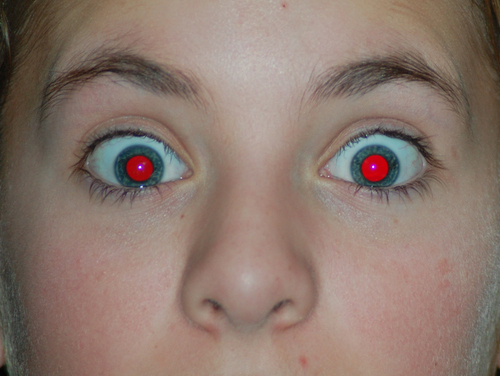
#> input picture data/example1.jpg, 500 x 376 px
$ python removeRedEye.py   (older library calls are emulated)
#> lines starting #> are read from the running program, lines starting #| are printed output that depends on the picture; after the words box and inside, x2 and y2 are one past the last pixel; in counts of white or black regions, pixels touching at a corner belong together
#!/usr/bin/python3
# -*- encoding: utf-8 -*-
"""
@File    : removeRedEye.py
@Time    : 2019/10/26 11:55
@Author  : yu zhou
@content : 实现对人脸照片中的红眼去除
@Software: PyCharm
"""
import cv2
import numpy as np

# 填充模板空洞的函数
def fillHoles(mask):
    maskFloodfill = mask.copy()
    h, w = maskFloodfill.shape[:2]
    maskTemp = np.zeros((h + 2, w + 2), np.uint8)
    cv2.floodFill(maskFloodfill, maskTemp, (0, 0), 255)
    mask2 = cv2.bitwise_not(maskFloodfill)
    return mask2 | mask

# 定义去红眼的函数，接受带有红眼的3通道图像，返回同样大小的图像
def removeRedEye(eye):
    eyeout = eye.copy()
    # 彩色图像分为rgb三个通道，opencv中imread得到的图像通道时bgr
    b = eye[:, :, 0]
    g = eye[:, :, 1]
    r = eye[:, :, 2]
    bg = cv2.add(b, g)
    # 去红眼模板
    mask = (r > 135) & (r > bg)
    # 类型转换
    mask = mask.astype(np.uint8) * 255
    # 使用flooddill和膨胀操作填充模板MASK中的空洞
    mask = fillHoles(mask)
    mask1 = cv2.dilate(mask, None, anchor=(-1, -1), iterations=3, borderType=1, borderValue=1)
    # if mask1.shape== mask.shape:
    #     print("ds")
    # 利用模板进行去红眼操作，使用了（b+g）/2替代r通道中超过阈值的pixel
    mean = bg / 2
    #mask = mask.astype(np.bool)[:, :, np.newaxis]
    mean = mean[:, :, np.newaxis]

    mask_f = np.zeros(mask1.shape,np.bool)
    mask_f = mask_f[:, :, np.newaxis]
    mask_f[:,:,0] = mask1
    eyeout = np.where(mask_f, mean, eye)

    return eyeout

if __name__ == "__main__":
    # 加载图像
    img = cv2.imread("data/example1.jpg", cv2.IMREAD_COLOR)
#> img is the input picture: shape (376, 500, 3); mean B, G, R 109.9, 120.1, 139.6
    #cv2.imshow("source",img)
    # opencv的imread方法不会判断读取的图像是否成功
    if img is None:
        print("加载图片失败")
    # 备份图像一遍输出对比
    imgCopy = img.copy()
    # 加载opencv提供的级联眼睛检测器
    # haarcascade_eye.xml是opencv提供的方法，可以根据参数检测眼睛区域
    eyesCascade = cv2.CascadeClassifier("haarcascade_eye.xml")
    # 完成眼部区域的检测
    eyes = eyesCascade.detectMultiScale(img, scaleFactor=1.3, minNeighbors=4, minSize=(100, 100))
#> eyes = [[50, 80, 160, 160], [283, 77, 168, 168]]
    # 对每一个检测到的眼睛区域进行去红眼操作
    for (x, y, w, h) in eyes:
        # # 显示检测出的眼睛区域
        # tmp = imgCopy
        # cv2.rectangle(tmp,(x, y), (x + w, y + h), (0, 255, 0), 2)
        # cv2.imshow("eye",tmp)

        # 截取图像中的眼睛区域
        eye = img[y:y + h, x:x + w]
        # 去除截取部分的红眼
        eyeOut = removeRedEye(eye)
        # 将去除红眼之后的眼睛区域替换掉原来的红眼区域
        imgCopy[y:y + h, x:x + w, :] = eyeOut
#> this loop made 2 passes
#> pass 1, `eye = img[y:y + h, x:x + w]`:
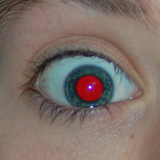
#> eye: shape (160, 160, 3); mean B, G, R 104.4, 111.7, 126.2
#> pass 1, in removeRedEye, `b = eye[:, :, 0]`:
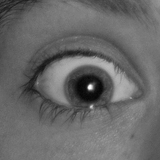
#> b: shape (160, 160); min 4, max 253, mean 104.4
#> pass 1, in removeRedEye, `r = eye[:, :, 2]`:
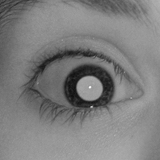
#> r: shape (160, 160); min 15, max 255, mean 126.2
#> after the loop:
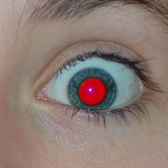
#> eye: shape (168, 168, 3); mean B, G, R 116, 123.6, 139.8
#> after the loop:
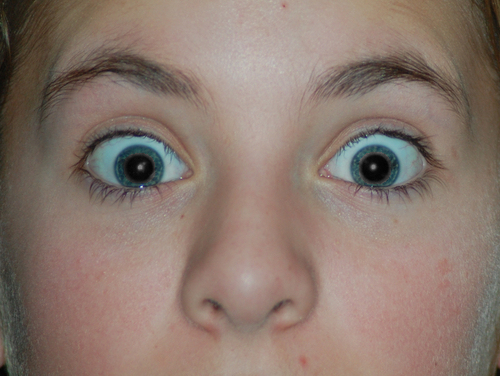
#> imgCopy: shape (376, 500, 3); 0.9% of pixels changed, all inside (x1, y1, x2, y2) = (124, 152, 391, 184)
        #
        # cv2.rectangle(tmp,(x, y), (x + w, y + h), (0, 255, 0), 2)
        # cv2.waitKey()
    # 对比展示去红眼的结果
    cv2.imshow('Red Eyes', img)
    cv2.imshow('Red Eyes Removed', imgCopy)
    cv2.waitKey()
    cv2.destroyAllWindows()

$ run again, with data/example2.jpg copied over data/example1.jpg
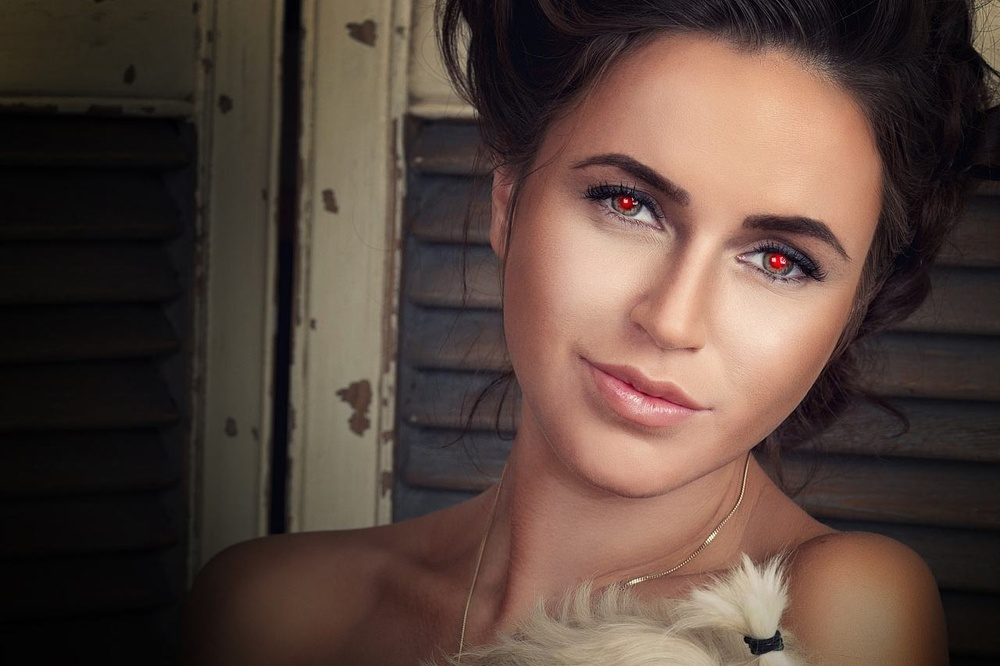
#> input picture data/example2.jpg, 1000 x 666 px, shrunk from 1280 x 853 before the run
#> img is the input picture: shape (666, 1000, 3); mean B, G, R 60, 68.4, 87.1
#> eyes = [[575, 144, 125, 125], [708, 188, 134, 134]]
#> the loop `for (x, y, w, h) in eyes: # # 显示检测出的眼睛区域 # tmp = imgCopy # cv2.rectang..` made 2 passes
#> pass 1, in removeRedEye, `r = eye[:, :, 2]`:
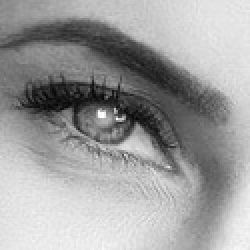
#> r: shape (125, 125) (shown 2 times larger); min 4, max 255, mean 157.8
#> after the loop `for (x, y, w, h) in eyes:`:
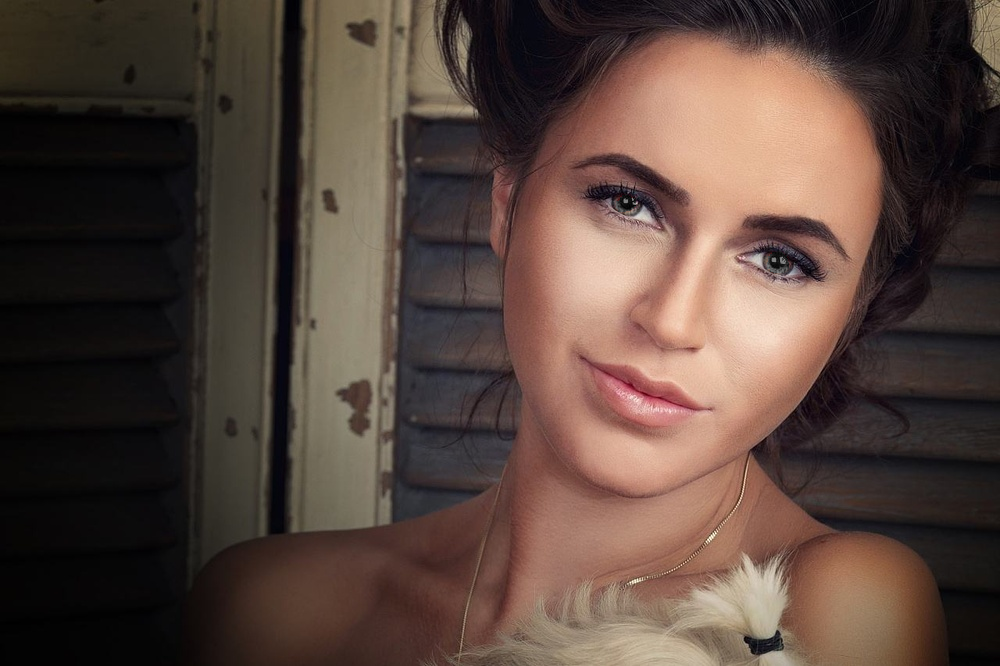
#> imgCopy: shape (666, 1000, 3); 0.1% of pixels changed, all inside (x1, y1, x2, y2) = (616, 195, 789, 273)
